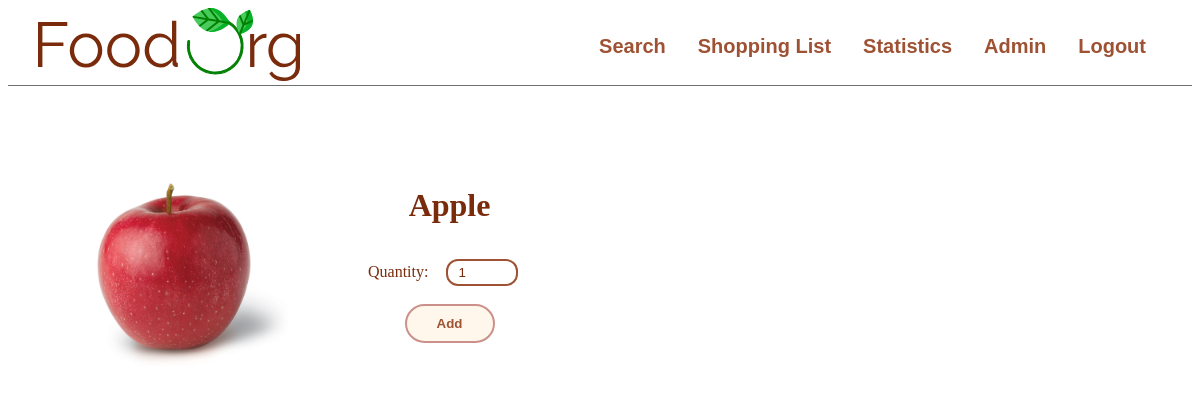
The page /product.php?id=1 (signed in) on the database its author committed.
### tables this page shows
CREATE TABLE `products` (
  `id` int(11) NOT NULL,
  `name` varchar(50) NOT NULL,
  `price` float(50) NOT NULL,
  `season` varchar(100) NOT NULL,
  `category` varchar(200) NOT NULL,
  `diet` varchar(200) NOT NULL,
  `perishability` varchar(200) NOT NULL,
  `popularity` int(100) DEFAULT 0
);

### product.php (the view, shortened to what this page needs)
<!DOCTYPE html>
<html lang="en">
<head>
    <link rel="stylesheet" href="stylesheets/product.css">
</head>
<body>
    <header>
        <?php
            include("nav_bar.php");
        ?>
    </header>
    <main>
    <?php
        include('Includere/connection.php');
        $query = "SELECT * FROM products WHERE id = :id";
        $stmt = $dbh->prepare($query);
        $stmt->bindParam(':id', $id);
        $stmt->execute();
        while ($data = $stmt->fetch()) {
            echo
                "<img src=\"img/".$data['name'].".jpg\" class=\"product_img\" alt=\" \">";
            echo
                "<div class=\"info\">
                    <h1>".strtr(ucfirst($data['name']), "_", " ")."</h1>
                    <div class=\"quantity\">
                    <form method=\"POST\">
                        <label for=\"quantity\">Quantity:</label>
                        <input type=\"number\" name=\"quantity\" value=\"1\" min=\"1\"</input></div>
                        <input type=\"submit\" class=\"submit\" value=\"Add\"></input>
                    </form>
                ";
        }
    ?>
    </main>
</body>
</html>

### stylesheets/product.css (style rules this page uses)
main { display: flex; justify-content: flex-start; padding-left: 5em; padding-top: 80px; height: 70vh; }
h1, label, p { font-family: 'Raleway', 'sans-serif'; color: #7A2B0C; text-align: center; }
.info { display: flex; flex-direction: column; align-items: center; }
.product_img { width: 100%; max-width: 200px; max-height: 200px; min-width: 200px; min-height: 200px; padding-right: 5em; }
.quantity input { margin: 1em; padding: 4px; text-indent: 0.5em; width: 60px; border-radius: 12px; border: 2px solid #9F5233; color: #7A2B0C }
.submit { background-color: #FFF7EB; padding: 10px; padding-left: 30px; padding-right: 30px; border: 2px solid #CC908A; border-radius: 60px; font-family: 'Raleway', sans-serif; font-weight: bold; color: #9F5233; cursor: pointer; margin: 5px; }

### rows shown on the page
products: name (picture), name "Apple"
